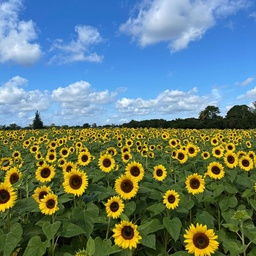
#> input picture Assignment 02/images/the_berry_farms_sunflower_field.jpeg, 256 x 256 px, shrunk from 1440 x 1440 before the run
$ jupyter execute 'assingment 2.ipynb'
#> lines starting #> are read from the running program, lines starting #| are printed output that depends on the picture
[cell 1]
import numpy as np
import matplotlib.pyplot as plt
import cv2 as cv

# 1 Blob Detection

Laplacian of Gaussian\
$∇²_{norm}g = \sigma^2(\frac{∂²g}{∂x²} + \frac{∂²g}{∂y²})$

[cell 2]
import cv2
from pylab import *
import numpy as np
import matplotlib.pyplot as plt
img = cv2.imread("images/the_berry_farms_sunflower_field.jpeg",0) #gray scale conversion
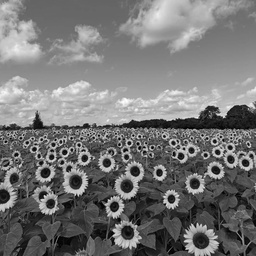
#> img: shape (256, 256); min 0, max 254, mean 117.2
from scipy import ndimage
from scipy.ndimage import filters
from scipy import spatial
k = 1.414
sigma = 1.0
img = img/255.0  #image normalization

[cell 3]
def LoG(sigma):
    #window size
    n = np.ceil(sigma*6)
    y,x = np.ogrid[-n//2:n//2+1,-n//2:n//2+1]
    y_filter = np.exp(-(y*y/(2.*sigma*sigma)))
    x_filter = np.exp(-(x*x/(2.*sigma*sigma)))
    final_filter = (-(2*sigma**2) + (x*x + y*y) ) *  (x_filter*y_filter) * (1/(2*np.pi*sigma**4))
    return final_filter

[cell 4]
def LoG_convolve(img):
    log_images = [] #to store responses
    for i in range(0,9):
        y = np.power(k,i)
        sigma_1 = sigma*y #sigma
        filter_log = LoG(sigma_1) #filter generation
        image = cv2.filter2D(img,-1,filter_log) # convolving image
        image = np.pad(image,((1,1),(1,1)),'constant') #padding
        image = np.square(image) # squaring the response
        log_images.append(image)
#> this loop made 9 passes
#> pass 1, in LoG_convolve, `image = cv2.filter2D(img,-1,filter_log)`:
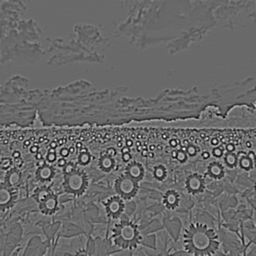
#> image: shape (256, 256) float64; min -0.29, max 0.399, mean -0.00374; drawn with min black and max white
#> pass 1, in LoG_convolve, `image = np.pad(image,((1,1),(1,1)),'constant')`:
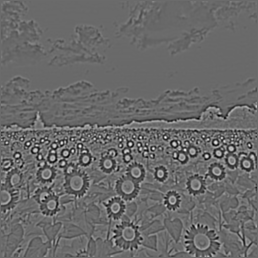
#> image: shape (258, 258) float64; min -0.29, max 0.399, mean -0.00369; drawn with min black and max white
#> pass 1, in LoG_convolve, `image = np.square(image)`:
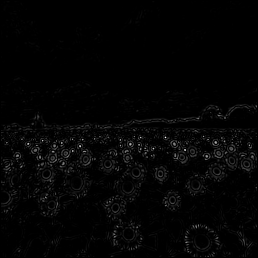
#> image: shape (258, 258) float64; min 0, max 0.159, mean 0.00282; drawn with min black and max white
#> pass 2, in LoG_convolve, `image = cv2.filter2D(img,-1,filter_log)`:
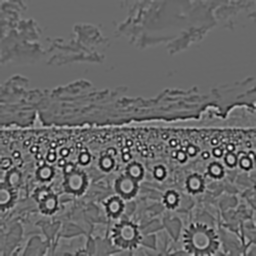
#> image: shape (256, 256) float64; min -0.281, max 0.38, mean -0.00682; drawn with min black and max white
#> after the loop, log_images = 9 items
    log_image_np = np.array([i for i in log_images]) # storing the #in numpy array
    return log_image_np
log_image_np = LoG_convolve(img)
#print(log_image_np.shape)

[cell 5]
def detect_blob(log_image_np):
    co_ordinates = [] #to store co ordinates
    (h,w) = img.shape
#> h = 256; w = 256
    for i in range(1,h):
        for j in range(1,w):
            slice_img = log_image_np[:,i-1:i+2,j-1:j+2] #9*3*3 slice
            result = np.amax(slice_img) #finding maximum
            if result >= 0.03: #threshold
                z,x,y = np.unravel_index(slice_img.argmax(),slice_img.shape)
                co_ordinates.append((i+x-1,j+y-1,k**z*sigma)) #finding co-rdinates
#> after the loop, co_ordinates = 11881 items, first 6: (88, 256, 15.98), (89, 251, 15.98), (89, 252, 15.98), (89, 253, 15.98), (89, 254, 15.98), (89, 255, 15.98)
    return co_ordinates
co_ordinates = list(set(detect_blob(log_image_np)))
#> co_ordinates = 4842 items, first 6: (169, 5, 1.41), (162, 244, 2), (117, 240, 7.99), (113, 192, 5.65), (165, 85, 1.41), (172, 53, 2.83)

[cell 6]
fig, ax = plt.subplots()
nh,nw = img.shape
#> nh = 256; nw = 256
count = 0
ax.imshow(img, interpolation='nearest',cmap="gray")
for blob in co_ordinates:
    y,x,r = blob
    c = plt.Circle((x, y), r*1.414, color='red', linewidth=1.5, fill=False)
    ax.add_patch(c)
#> this loop made 4842 passes
ax.plot()
plt.show()
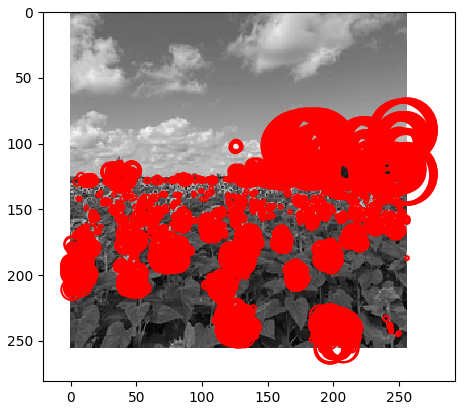
#> figure drawn by matplotlib, 1 panel

[cell 7]
sigma = 10
hw = 3*sigma
X, Y = np.meshgrid(np.arange(-hw, hw + 1, 1), np.arange(-hw, hw + 1, 1))
log = 1/(2*np.pi*sigma**2)*(X**2/(sigma**2) + Y**2/(sigma**2) - 2)*np.exp(-(X**2 + Y**2)/(2*sigma**2))

plt.imshow(log)
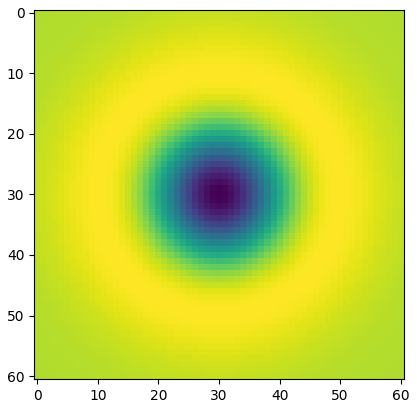
#> figure drawn by matplotlib, 1 panel

[cell 8]
# This is not required
import numpy as np
import matplotlib.pyplot as plt
from mpl_toolkits.mplot3d import Axes3D
from matplotlib import cm
from matplotlib.ticker import LinearLocator, FormatStrFormatter

fig = plt.figure(figsize=(10,10))
ax = fig.add_subplot(111, projection='3d')

surf = ax.plot_surface(X, Y, log, cmap=cm.ocean, linewidth = 0, antialiased=True)

ax.zaxis.set_major_locator(LinearLocator(10))
ax.zaxis.set_major_formatter(FormatStrFormatter('%.02f'))
plt.axis('off')
plt.show()
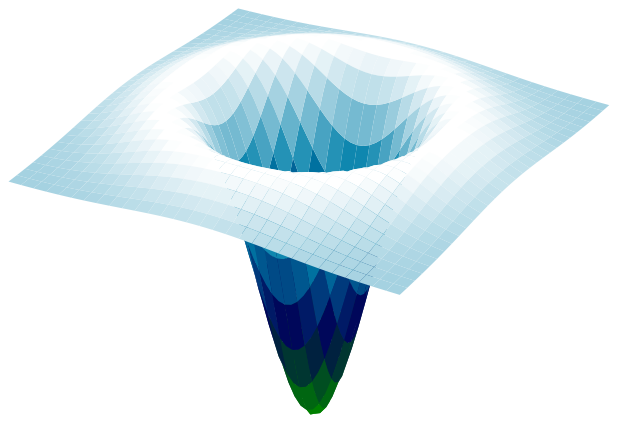
#> figure drawn by matplotlib, 1 panel

[cell 9]
w, h = 71, 71
hw, hh = w//2, h//2
f = np.ones((h,w), dtype=np.float32)*255
X, Y = np.meshgrid(np.arange(-hh, hh + 1, 1), np.arange(-hw, hw + 1, 1))
r = w//5 # 14
f *= X**2 + Y**2 >  r**2
plt.imshow(f)
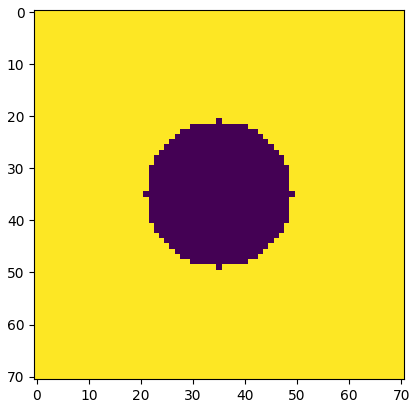
#> figure drawn by matplotlib, 1 panel

[cell 10]
s = 11
fig, ax = plt.subplots(2, s, figsize=(20,5))
scale_space = np.empty((h, w, s), dtype=np.float32)
sigmas = np.arange(5, 16, 1)
for i, sigma in enumerate(sigmas):
    log_hw = 3*np.max(sigmas)
    X, Y = np.meshgrid(np.arange(-log_hw, log_hw + 1, 1), np.arange(-log_hw, log_hw + 1, 1))
    log = 1/(2*np.pi*sigma**2)*(X**2/(sigma**2) + Y**2/(sigma**2) - 2)*np.exp(-(X**2 + Y**2)/(2*sigma**2))
    f_log = cv.filter2D(f, -1, log)
    scale_space[:, :, i] = f_log
    ax[0, i].imshow(log)
    ax[0, i].axis('off')
    ax[0, i].set_title(r'$\sigma = {}$'.format(sigma))
    ax[1, i].imshow(f_log)
    ax[1, i].axis('off')

indices = np.unravel_index(np.argmax(scale_space, axis=None), scale_space.shape)
print(indices) # r = \sqrt{2}*sigma
print(sigmas[indices[2]])
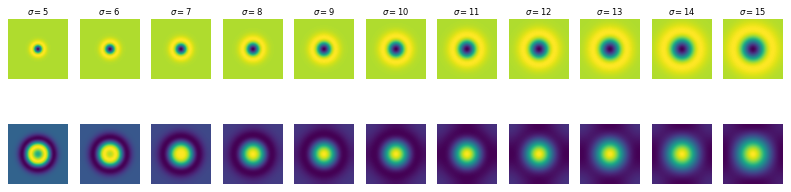
#> figure drawn by matplotlib, 22 panels

$ run again, with Assignment 02/images/002.jpg copied over Assignment 02/images/the_berry_farms_sunflower_field.jpeg
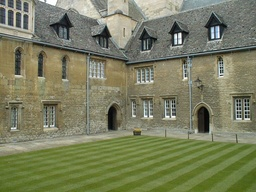
#> input picture Assignment 02/images/002.jpg, 256 x 192 px, shrunk from 1024 x 768 before the run
#> the loop in LoG_convolve, `for i in range(0,9):` made 9 passes
#> pass 2, in LoG_convolve, `image = cv2.filter2D(img,-1,filter_log)`:
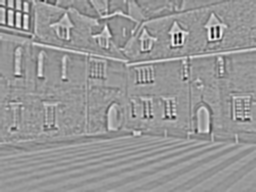
#> image: shape (192, 256) float64; min -0.351, max 0.23, mean -0.00711; drawn with min black and max white
#> after the loop in LoG_convolve, `for i in range(0,9):`: log_images = 9 items
#> after the loop in detect_blob, `for i in range(1,h):`: co_ordinates = 2745 items, first 6: (2, 7, 1.41), (2, 7, 1.41), (2, 7, 1.41), (1, 15, 1), (1, 15, 1), (1, 15, 1)
#> `co_ordinates = list(set(detect_blob(log_image_np)))`: co_ordinates = 1121 items, first 6: (117, 241, 1), (38, 184, 1.41), (1, 81, 11.3), (35, 185, 2.83), (5, 151, 11.3), (116, 115, 7.99)
#> the loop `for blob in co_ordinates:` made 1121 passes
#> `plt.show()`:
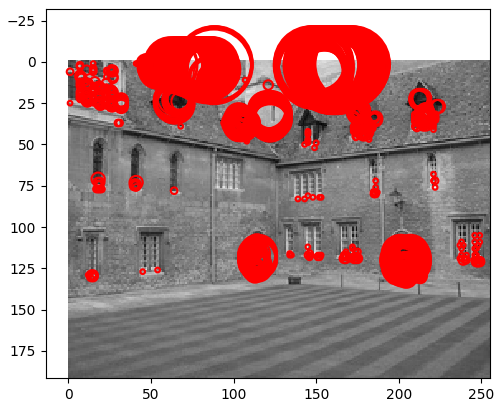
#> figure drawn by matplotlib, 1 panel

$ run again, with Assignment 02/images/big screen.jpg copied over Assignment 02/images/the_berry_farms_sunflower_field.jpeg
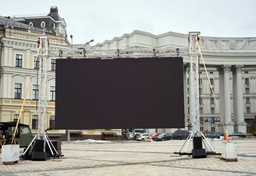
#> input picture Assignment 02/images/big screen.jpg, 256 x 176 px, shrunk from 612 x 420 before the run
#> after the loop in LoG_convolve, `for i in range(0,9):`: log_images = 9 items
#> after the loop in detect_blob, `for i in range(1,h):`: co_ordinates = 10016 items, first 6: (1, 2, 15.98), (1, 3, 15.98), (1, 4, 15.98), (1, 5, 15.98), (1, 6, 15.98), (1, 7, 15.98)
#> `co_ordinates = list(set(detect_blob(log_image_np)))`: co_ordinates = 5229 items, first 6: (150, 153, 15.98), (155, 46, 11.3), (24, 83, 15.98), (4, 44, 11.3), (27, 91, 15.98), (131, 43, 5.65)
#> the loop `for blob in co_ordinates:` made 5229 passes
#> `plt.show()`:
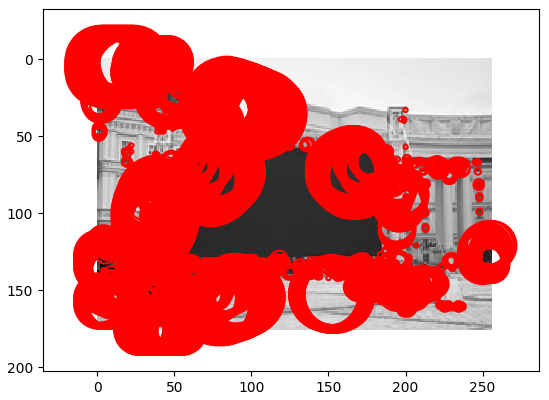
#> figure drawn by matplotlib, 1 panel
